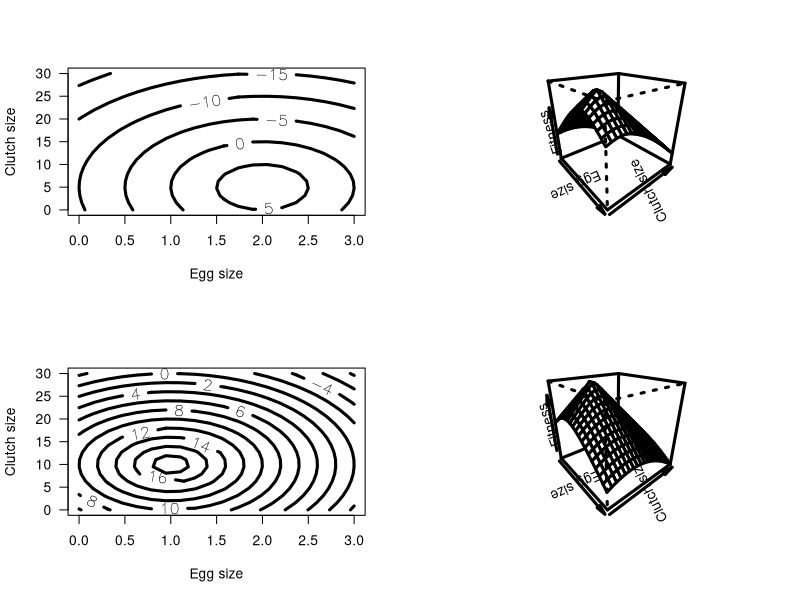
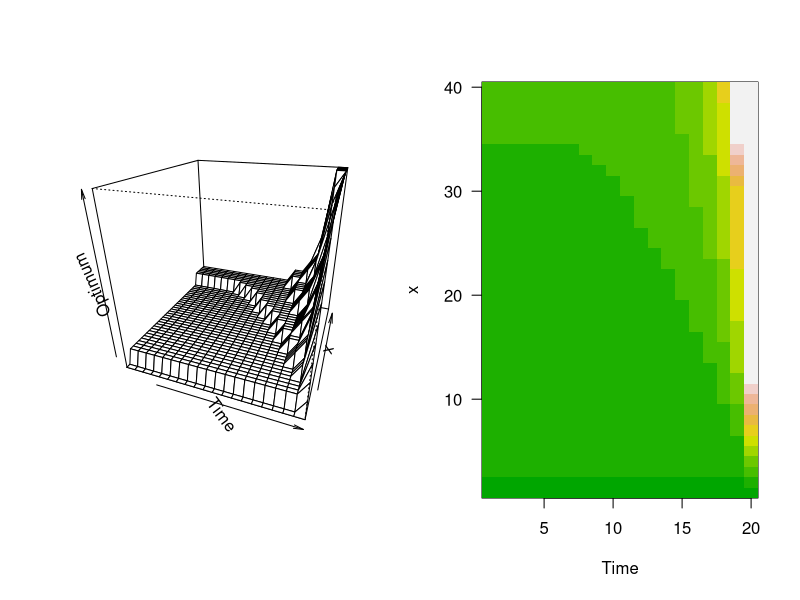

The R source for these figures, in order:
# Optimizing egg and clutch size: dealing with two state variables

# General assumptions
# 1. The animal commences the time period with some fixed quantity of resources that can be divided into clutches and eggs of different sizes. Thus although we have two state variables, egg size and clutch size, these can be combined operationally into a single variable, reproductive biomass, X.
# 2. Patches or hosts vary in quality.
# 3. The survival and growth of larvae depend on the number in the clutch, egg size, and host quality.
# 4. Variation in host quality can be detected by the ovipositing female.
# 5. Survival of the female may or may not change over time. For computational simplicity, we assume that the sequence of events is that egg-laying precedes the determination of survival over the time period.
# 6. Only one host at most is encountered per time interval.
# 7. Hosts already with eggs are not encountered.
# 8. Fitness is a function of the number of offsping.
#
# Mathematical assumptions
# 1. There are four types of host.
# 2. The amount of reproductive biomass available at time t is B, which is equal to the product of egg size and clutch size, x(t) = X.E * X.C.
# 3. The single host fitness can be modeled by the function: Benefit(i,E,C) = Wmax - sqrt( a.E(i)*(X.E - b.E(i))^2 + a.C(i)*(X.C - b.C(i))^2 )
# 4. A host is encountered during each time step: the probability of encountering host type 1 is P(1) = 0.5 and host type 2 P(2) = 0.5.
# 4. We shall assume a constant mortality per unit time, Pmortality = 0.1. At the end of the season no further eggs can be laid, meaning that the female is, from the point of view of natural selection, dead. For computational simplicity we shall use Psurvival = 1 - Pmortality
#
#                                Model Parameters
#
# Host             Wmax             a.E               a.C             b.E            b.C
# 1                10               100               1               2              5
# 2                20               100               1               1              10
#
#

rm(list=ls())
print("Outcome chart and expected lifetime fitness function")

FITNESS <- function(X, Wmax, Xegg, Xclutch, ax, ay) {
    W <- Wmax - sqrt(ax*(X[1] - Xegg)^2 + ay*(X[2] - Xclutch)^2)
    return(W)
}    

Wmax <- c(10, 20)
Xegg <- c(2,1)
Xclutch <- c(5,10)
ax <- 100
ay <- 1
n <- 20
x <- seq(from=0, to=3, length=n)  # egg size
y <- seq(from=0, to=30, length=n)  # clutch size
d <- expand.grid(x, y)

par(mfrow=c(2,2))

for(i in 1:2) {
    # create a vector of fitness values for all combinations
    Wtemp <- apply(d, 1, FITNESS, Wmax[i], Xegg[i], Xclutch[i], ax, ay)
    # convert to matrix
    W <- matrix(Wtemp, n, n, byrow=F)
    # plots
    contour(x, y, W, xlab='Egg size', ylab='Clutch size', las=1, lwd=3, labcex=1)
    persp(x, y, W, xlab='Egg size', ylab='Clutch size', zlab='Fitness', lwd=3, theta=50, phi=25)
}


rm(list=ls())

print("Calculating the decision matrix")
rm(list=ls())


OVER.PATCHES <- function(X, F.vectors, Xcritical, Xmax, Xinc, Npatch, Benefit, Pbenefit, Psurvival) {
    # create matrix for storing best clutch size for each host type
    Best.Clutch <- matrix(0, Npatch)
    Index <- 1 + (X - Xcritical) / Xinc
    # vector of clutch sizes to Index-1
    Clutch <- seq(from=1, to=Index-1)
    # Start fitness accumulation with component for case of not finding a host
    W <- Psurvival * (1 - sum(Pbenefit)) * F.vectors[Index,2]
    for(i in 1:Npatch) {
        # calculate "partial" fitness, W.partial for each clutch size
        W.partial <- Benefit[2:Index,i] + Psurvival*F.vectors[Index-Clutch,2]
        # find largest W.partial and hence best clutch size
        Best <- order(W.partial, na.last=T, decreasing=T)
        Best.Clutch[i] <- Best[1]  # store best clutch for host i
        W <- W + Pbenefit[i] * W.partial[Best[1]]
        # test for several equal optimal choices
        # only examine W.partial that contain more than one entry
        if(length(W.partial) > 1 & W.partial[Best[1]]==W.partial[Best[2]]) {
            print("Several possible equal choices")
        }    
    }

    F.vectors[Index,1] <- W  # get best W = F(x, t)
    # Concatenate F(x, t) and the optimal clutch values for host type 2
    Temp <- c(F.vectors[Index,1], Best.Clutch[2])
    # Add Temp to bottom of F.vectors and rename to Temp
    Temp <- rbind(F.vectors, Temp)
    
    return(Temp)
}

OVER.STATES <- function(F.vectors, Xcritical, Xmax, Xinc, Npatch, Benefit, Pbenefit, Psurvival, Max.Index) {
    Store <- matrix(0, Max.Index, 2)
    for(Index in 2:Max.Index) {
        X <- (Index-1)*Xinc + Xcritical
        # For given X call OVER.PATCHES to determine F(x, t) and best patch
        Temp <- OVER.PATCHES(X, F.vectors, Xcritical, Xmax, Xinc, Npatch, Benefit, Pbenefit, Psurvival)
        # Extract components. Last row is F(x, t) and best clutch size for host 2
        n <- nrow(Temp) - 1
        F.vectors <- Temp[1:n,]
        Store[Index,] <- Temp[n+1,]  # save F(x, t, T) and best patch
    }
    # Add Store values to end of F.vectors for pass back to main program
    Temp <- cbind(F.vectors, Store)  # combined by columns
                             
    return(Temp)
}    

#### MAIN PROGRAM #####
Xmax <- 40
Xcritical <- 0
Xinc <- 1
Max.Index <- 1 + (Xmax - Xcritical) / Xinc
Psurvival <- 0.99
Npatch <- 4
# Create host coefficient matrix from which to get Benefits
Host.coeff <- matrix(0, 4, 4)
Host.coeff[1,] <- c(-0.2302, 2.7021, -0.2044, 0.0039)
Host.coeff[2,] <- c(-0.1444, 2.2997, -0.1170, 0.0013)
Host.coeff[3,] <- c(-0.1048, 2.2097, -0.0878, 0.0004222)
Host.coeff[4,] <- c(-0.0524, 2.0394, -0.0339, 0.0003111)
# Calculate benefit as a function of clutch size
# Rows = clutch size, Cols = host type
Clutch <- seq(from=0, to=Xmax)
Benefit <- matrix(0, Xmax+1, 4)
# Iterate over host types
for(I.Host in 1:4) {
    acc <- 0
    acc <- acc + Host.coeff[I.Host,1]
    acc <- acc + Host.coeff[I.Host,2]*Clutch
    acc <- acc + Host.coeff[I.Host,3]*Clutch^2
    acc <- acc + Host.coeff[I.Host,4]*Clutch^3
    Benefit[,I.Host] <- acc
}

Benefit[1,] <- 0  # reset first row to 0
SHM <- c(9, 12, 14, 23)  # Single host maximum
# Make all values > SHM equal 0. Note we use 2 because of zero class
for(i in 1:4) { Benefit[(SHM[i]+2):Max.Index,i] <- 0 }
# Probability of encountering host type
Pbenefit <- c(0.05, 0.05, 0.10, 0.80)
Horizon <-21

# set up matrix for fitnesses
# col 1 is F(x, t), col 2 is F(x, t+1)
F.vectors <- matrix(0, Max.Index, 2)

# create matrices for output
FxtT <- matrix(0, Horizon, Max.Index)  # F(x, t, T)
Best.Patch <- matrix(0, Horizon, Max.Index)

# start iterations
Time <- Horizon
while(Time > 1) {
    Time <- Time - 1
    # Call OVER.STATES to get best values for this time step
    Temp <- OVER.STATES(F.vectors, Xcritical, Xmax, Xinc, Npatch, Benefit, Pbenefit, Psurvival, Max.Index)
    # Extract F.vectors
    TempF <- Temp[,1:2]
    # Update F1
    for(J in 2:Max.Index) {
        F.vectors[J,2] <- TempF[J,1]
    }
    # Store results
    Best.Patch[Time,] <- Temp[,4]
    FxtT[Time,] <- Temp[,3]
}    

# Output information. For display add states (=wts) to last row of matrices
Index <- seq(from=1, to=Max.Index)
Best.Patch[Horizon,] <- (Index - 1) * Xinc + Xcritical
FxtT[Horizon,] <- (Index - 1) * Xinc + Xcritical

print("Decision matrix, Fxt of Decision, and Matrix of Choices")
print(Best.Patch[,1:Max.Index])
print(signif(FxtT[,1:Max.Index], 3))

# Plots
y <- Best.Patch[Horizon,2:Max.Index]
x <- seq(from=1, to=Horizon-1)

par(mfrow=c(1,2))

persp(x, y, Best.Patch[1:(Horizon-1),2:Max.Index], xlab='Time', ylab='x', zlab='Optimum', theta=20, ph=25, lwd=1)
image(x, y, Best.Patch[1:(Horizon-1),2:Max.Index], col=terrain.colors(50), xlab='Time', ylab='x', las=1)

# Output data
DATA <- cbind(x, Best.Patch[1:(Horizon-1),41])
DATA <- t(DATA)
write(DATA, file="Oviposition.dat", nc=2)

# write data files for each host
for(i in 1:4) {
    filename <- paste("DM", i, ".dat", sep="")
    print(paste("Writing file:", filename))
    DATA <- t(Best.Patch[1:(Horizon-1),2:41])
    write(DATA, file=filename, nc=40)
}          


